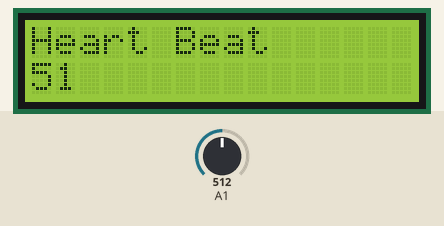
The sketch below on a simulated Arduino Uno, built with avr-gcc and run on an emulated ATmega328P. Parts: 16×2 character LCD. The test bench sets the inputs (shaded band); at power-on: A1 = 512.

Above: at 1.2 s.
1.3 s: A1 set to 716
At 2.6 s:
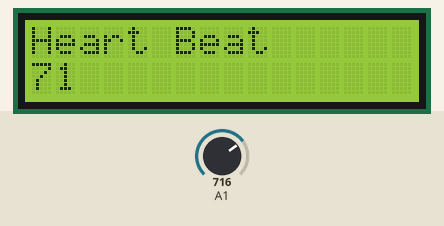
2.9 s: A1 set to 900
At 3.7 s:
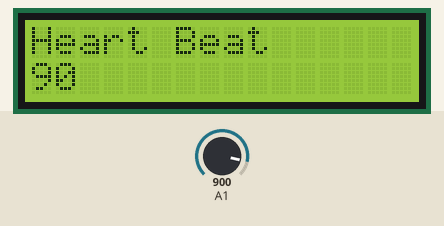
4.4 s: A1 set to 1023
At 6.0 s:
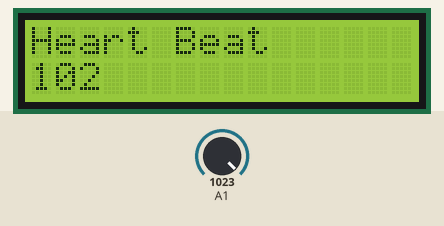
Timing chart, 0 to 7.5 s (numbered marks = the images above; inputs shaded):
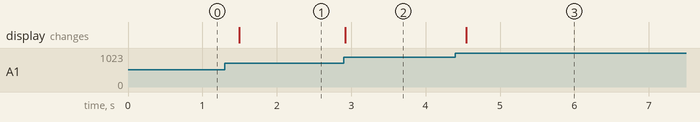

Measured:
- after the input at 1.3 s, the display: changes after 0.19 s (image 1)
- after the input at 2.9 s, the display: changes at once (image 2)
- after the input at 4.4 s, the display: changes after 0.15 s (image 3)

The sketch:

Beat.ino
```cpp
#include <Wire.h>
#include <LiquidCrystal.h>

LiquidCrystal lcd(12, 11, 5, 4, 3, 2);
   double a=0.75;
   double r=0.0;

void setup(void)
{
   pinMode(A1,INPUT);
   lcd.begin(16,2);
   lcd.clear();
   lcd.setCursor(0,0);
}

void loop(void)
{
   static double oV=0;
   static double oR=0;

   int beat=analogRead(A1);

   double heartvalue=a*oV+(0-a)*beat;
   r=heartvalue-oV;


   lcd.setCursor(0,0);
   lcd.print("Heart Beat");
   lcd.setCursor(0,1);
   lcd.print("          ");
   lcd.setCursor(0,1);
   lcd.print(beat/10);
   oV=heartvalue;
   oR=r;
   delay(200);


}
```
